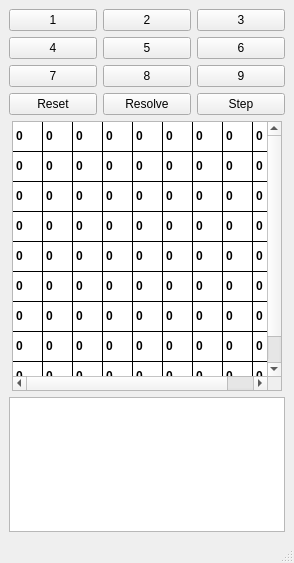
<?xml version="1.0" encoding="UTF-8"?>
<ui version="4.0">
 <class>MainWindow</class>
 <widget class="QMainWindow" name="MainWindow">
  <property name="geometry">
   <rect>
    <x>0</x>
    <y>0</y>
    <width>294</width>
    <height>563</height>
   </rect>
  </property>
  <property name="windowTitle">
   <string>MainWindow</string>
  </property>
  <widget class="QWidget" name="centralwidget">
   <layout class="QGridLayout" name="gridLayout">
    <item row="3" column="0">
     <widget class="QPushButton" name="pushButton_4">
      <property name="text">
       <string>4</string>
      </property>
     </widget>
    </item>
    <item row="5" column="2">
     <widget class="QPushButton" name="pushButton_9">
      <property name="text">
       <string>9</string>
      </property>
     </widget>
    </item>
    <item row="3" column="2">
     <widget class="QPushButton" name="pushButton_6">
      <property name="text">
       <string>6</string>
      </property>
     </widget>
    </item>
    <item row="6" column="1">
     <widget class="QPushButton" name="resolve">
      <property name="text">
       <string>Resolve</string>
      </property>
     </widget>
    </item>
    <item row="5" column="0">
     <widget class="QPushButton" name="pushButton_7">
      <property name="text">
       <string>7</string>
      </property>
     </widget>
    </item>
    <item row="2" column="0">
     <widget class="QPushButton" name="pushButton_1">
      <property name="text">
       <string>1</string>
      </property>
     </widget>
    </item>
    <item row="11" column="0" colspan="3">
     <widget class="QTextEdit" name="label">
      <property name="minimumSize">
       <size>
        <width>0</width>
        <height>0</height>
       </size>
      </property>
      <property name="font">
       <font>
        <weight>75</weight>
        <bold>true</bold>
       </font>
      </property>
      <property name="readOnly">
       <bool>true</bool>
      </property>
     </widget>
    </item>
    <item row="6" column="2">
     <widget class="QPushButton" name="stepByStep">
      <property name="text">
       <string>Step</string>
      </property>
     </widget>
    </item>
    <item row="6" column="0">
     <widget class="QPushButton" name="reset">
      <property name="text">
       <string>Reset</string>
      </property>
     </widget>
    </item>
    <item row="3" column="1">
     <widget class="QPushButton" name="pushButton_5">
      <property name="text">
       <string>5</string>
      </property>
     </widget>
    </item>
    <item row="2" column="2">
     <widget class="QPushButton" name="pushButton_3">
      <property name="text">
       <string>3</string>
      </property>
     </widget>
    </item>
    <item row="5" column="1">
     <widget class="QPushButton" name="pushButton_8">
      <property name="text">
       <string>8</string>
      </property>
     </widget>
    </item>
    <item row="2" column="1">
     <widget class="QPushButton" name="pushButton_2">
      <property name="text">
       <string>2</string>
      </property>
     </widget>
    </item>
    <item row="9" column="0" rowspan="2" colspan="3" alignment="Qt::AlignHCenter|Qt::AlignVCenter">
     <widget class="QTableWidget" name="grid">
      <property name="enabled">
       <bool>true</bool>
      </property>
      <property name="minimumSize">
       <size>
        <width>270</width>
        <height>270</height>
       </size>
      </property>
      <property name="maximumSize">
       <size>
        <width>10000</width>
        <height>10000</height>
       </size>
      </property>
      <property name="font">
       <font>
        <weight>75</weight>
        <bold>true</bold>
       </font>
      </property>
      <property name="styleSheet">
       <string notr="true">gridline-color: #000000;</string>
      </property>
      <property name="frameShape">
       <enum>QFrame::StyledPanel</enum>
      </property>
      <property name="frameShadow">
       <enum>QFrame::Sunken</enum>
      </property>
      <property name="lineWidth">
       <number>5</number>
      </property>
      <property name="midLineWidth">
       <number>0</number>
      </property>
      <property name="editTriggers">
       <set>QAbstractItemView::NoEditTriggers</set>
      </property>
      <property name="showDropIndicator" stdset="0">
       <bool>true</bool>
      </property>
      <property name="dragDropOverwriteMode">
       <bool>false</bool>
      </property>
      <property name="horizontalScrollMode">
       <enum>QAbstractItemView::ScrollPerItem</enum>
      </property>
      <property name="showGrid">
       <bool>true</bool>
      </property>
      <property name="rowCount">
       <number>9</number>
      </property>
      <property name="columnCount">
       <number>9</number>
      </property>
      <attribute name="horizontalHeaderVisible">
       <bool>false</bool>
      </attribute>
      <attribute name="horizontalHeaderMinimumSectionSize">
       <number>30</number>
      </attribute>
      <attribute name="horizontalHeaderDefaultSectionSize">
       <number>30</number>
      </attribute>
      <attribute name="verticalHeaderVisible">
       <bool>false</bool>
      </attribute>
      <attribute name="verticalHeaderMinimumSectionSize">
       <number>30</number>
      </attribute>
      <attribute name="verticalHeaderHighlightSections">
       <bool>true</bool>
      </attribute>
      <row/>
      <row/>
      <row/>
      <row/>
      <row/>
      <row/>
      <row/>
      <row/>
      <row/>
      <column/>
      <column/>
      <column/>
      <column/>
      <column/>
      <column/>
      <column/>
      <column/>
      <column/>
      <item row="0" column="0">
       <property name="text">
        <string>0</string>
       </property>
      </item>
      <item row="0" column="1">
       <property name="text">
        <string>0</string>
       </property>
      </item>
      <item row="0" column="2">
       <property name="text">
        <string>0</string>
       </property>
      </item>
      <item row="0" column="3">
       <property name="text">
        <string>0</string>
       </property>
      </item>
      <item row="0" column="4">
       <property name="text">
        <string>0</string>
       </property>
      </item>
      <item row="0" column="5">
       <property name="text">
        <string>0</string>
       </property>
      </item>
      <item row="0" column="6">
       <property name="text">
        <string>0</string>
       </property>
      </item>
      <item row="0" column="7">
       <property name="text">
        <string>0</string>
       </property>
      </item>
      <item row="0" column="8">
       <property name="text">
        <string>0</string>
       </property>
      </item>
      <item row="1" column="0">
       <property name="text">
        <string>0</string>
       </property>
      </item>
      <item row="1" column="1">
       <property name="text">
        <string>0</string>
       </property>
      </item>
      <item row="1" column="2">
       <property name="text">
        <string>0</string>
       </property>
      </item>
      <item row="1" column="3">
       <property name="text">
        <string>0</string>
       </property>
      </item>
      <item row="1" column="4">
       <property name="text">
        <string>0</string>
       </property>
      </item>
      <item row="1" column="5">
       <property name="text">
        <string>0</string>
       </property>
      </item>
      <item row="1" column="6">
       <property name="text">
        <string>0</string>
       </property>
      </item>
      <item row="1" column="7">
       <property name="text">
        <string>0</string>
       </property>
      </item>
      <item row="1" column="8">
       <property name="text">
        <string>0</string>
       </property>
      </item>
      <item row="2" column="0">
       <property name="text">
        <string>0</string>
       </property>
      </item>
      <item row="2" column="1">
       <property name="text">
        <string>0</string>
       </property>
      </item>
      <item row="2" column="2">
       <property name="text">
        <string>0</string>
       </property>
      </item>
      <item row="2" column="3">
       <property name="text">
        <string>0</string>
       </property>
      </item>
      <item row="2" column="4">
       <property name="text">
        <string>0</string>
       </property>
      </item>
      <item row="2" column="5">
       <property name="text">
        <string>0</string>
       </property>
      </item>
      <item row="2" column="6">
       <property name="text">
        <string>0</string>
       </property>
      </item>
      <item row="2" column="7">
       <property name="text">
        <string>0</string>
       </property>
      </item>
      <item row="2" column="8">
       <property name="text">
        <string>0</string>
       </property>
      </item>
      <item row="3" column="0">
       <property name="text">
        <string>0</string>
       </property>
      </item>
      <item row="3" column="1">
       <property name="text">
        <string>0</string>
       </property>
      </item>
      <item row="3" column="2">
       <property name="text">
        <string>0</string>
       </property>
      </item>
      <item row="3" column="3">
       <property name="text">
        <string>0</string>
       </property>
      </item>
      <item row="3" column="4">
       <property name="text">
        <string>0</string>
       </property>
      </item>
      <item row="3" column="5">
       <property name="text">
        <string>0</string>
       </property>
      </item>
      <item row="3" column="6">
       <property name="text">
        <string>0</string>
       </property>
      </item>
      <item row="3" column="7">
       <property name="text">
        <string>0</string>
       </property>
      </item>
      <item row="3" column="8">
       <property name="text">
        <string>0</string>
       </property>
      </item>
      <item row="4" column="0">
       <property name="text">
        <string>0</string>
       </property>
      </item>
      <item row="4" column="1">
       <property name="text">
        <string>0</string>
       </property>
      </item>
      <item row="4" column="2">
       <property name="text">
        <string>0</string>
       </property>
      </item>
      <item row="4" column="3">
       <property name="text">
        <string>0</string>
       </property>
      </item>
      <item row="4" column="4">
       <property name="text">
        <string>0</string>
       </property>
      </item>
      <item row="4" column="5">
       <property name="text">
        <string>0</string>
       </property>
      </item>
      <item row="4" column="6">
       <property name="text">
        <string>0</string>
       </property>
      </item>
      <item row="4" column="7">
       <property name="text">
        <string>0</string>
       </property>
      </item>
      <item row="4" column="8">
       <property name="text">
        <string>0</string>
       </property>
      </item>
      <item row="5" column="0">
       <property name="text">
        <string>0</string>
       </property>
      </item>
      <item row="5" column="1">
       <property name="text">
        <string>0</string>
       </property>
      </item>
      <item row="5" column="2">
       <property name="text">
        <string>0</string>
       </property>
      </item>
      <item row="5" column="3">
       <property name="text">
        <string>0</string>
       </property>
      </item>
      <item row="5" column="4">
       <property name="text">
        <string>0</string>
       </property>
      </item>
      <item row="5" column="5">
       <property name="text">
        <string>0</string>
       </property>
      </item>
      <item row="5" column="6">
       <property name="text">
        <string>0</string>
       </property>
      </item>
      <item row="5" column="7">
       <property name="text">
        <string>0</string>
       </property>
      </item>
      <item row="5" column="8">
       <property name="text">
        <string>0</string>
       </property>
      </item>
      <item row="6" column="0">
       <property name="text">
        <string>0</string>
       </property>
      </item>
      <item row="6" column="1">
       <property name="text">
        <string>0</string>
       </property>
      </item>
      <item row="6" column="2">
       <property name="text">
        <string>0</string>
       </property>
      </item>
      <item row="6" column="3">
       <property name="text">
        <string>0</string>
       </property>
      </item>
      <item row="6" column="4">
       <property name="text">
        <string>0</string>
       </property>
      </item>
      <item row="6" column="5">
       <property name="text">
        <string>0</string>
       </property>
      </item>
      <item row="6" column="6">
       <property name="text">
        <string>0</string>
       </property>
      </item>
      <item row="6" column="7">
       <property name="text">
        <string>0</string>
       </property>
      </item>
      <item row="6" column="8">
       <property name="text">
        <string>0</string>
       </property>
      </item>
      <item row="7" column="0">
       <property name="text">
        <string>0</string>
       </property>
      </item>
      <item row="7" column="1">
       <property name="text">
        <string>0</string>
       </property>
      </item>
      <item row="7" column="2">
       <property name="text">
        <string>0</string>
       </property>
      </item>
      <item row="7" column="3">
       <property name="text">
        <string>0</string>
       </property>
      </item>
      <item row="7" column="4">
       <property name="text">
        <string>0</string>
       </property>
      </item>
      <item row="7" column="5">
       <property name="text">
        <string>0</string>
       </property>
      </item>
      <item row="7" column="6">
       <property name="text">
        <string>0</string>
       </property>
      </item>
      <item row="7" column="7">
       <property name="text">
        <string>0</string>
       </property>
      </item>
      <item row="7" column="8">
       <property name="text">
        <string>0</string>
       </property>
      </item>
      <item row="8" column="0">
       <property name="text">
        <string>0</string>
       </property>
      </item>
      <item row="8" column="1">
       <property name="text">
        <string>0</string>
       </property>
      </item>
      <item row="8" column="2">
       <property name="text">
        <string>0</string>
       </property>
      </item>
      <item row="8" column="3">
       <property name="text">
        <string>0</string>
       </property>
      </item>
      <item row="8" column="4">
       <property name="text">
        <string>0</string>
       </property>
      </item>
      <item row="8" column="5">
       <property name="text">
        <string>0</string>
       </property>
      </item>
      <item row="8" column="6">
       <property name="text">
        <string>0</string>
       </property>
      </item>
      <item row="8" column="7">
       <property name="text">
        <string>0</string>
       </property>
      </item>
      <item row="8" column="8">
       <property name="text">
        <string>0</string>
       </property>
      </item>
     </widget>
    </item>
   </layout>
  </widget>
  <widget class="QMenuBar" name="menubar">
   <property name="geometry">
    <rect>
     <x>0</x>
     <y>0</y>
     <width>294</width>
     <height>22</height>
    </rect>
   </property>
  </widget>
  <widget class="QStatusBar" name="statusbar"/>
 </widget>
 <resources/>
 <connections/>
</ui>
